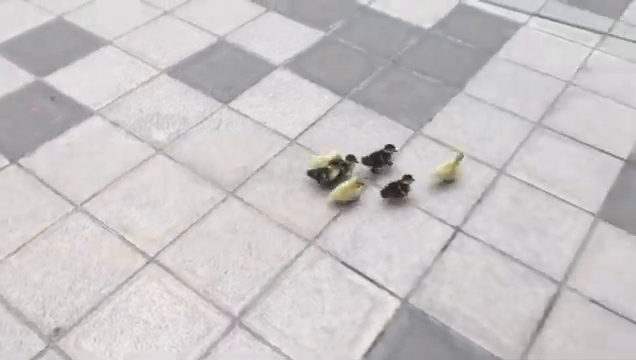
#> input picture frame 208 of 3DReconstructionFromVideo/pollitos.mp4, 636 x 360 px
$ python cameraman.py
#> lines starting #> are read from the running program, lines starting #| are printed output that depends on the picture
import cv2
import numpy as np
import matplotlib.pyplot as plt
from mpl_toolkits.mplot3d import Axes3D

# ✅ CONFIGURACIÓN DE VIDEO
video_path = "pollitos.mp4"

# ✅ PARAMS PARA FLOW
lk_params = dict(
    winSize=(21, 21),
    maxLevel=3,
    criteria=(cv2.TERM_CRITERIA_EPS | cv2.TERM_CRITERIA_COUNT, 30, 0.01)
)

# ✅ INICIALIZAR CAPTURA
cap = cv2.VideoCapture(video_path)

# ✅ LEER PRIMER FRAME
ret, prev_frame = cap.read()
#> prev_frame is the input picture: shape (360, 636, 3); mean B, G, R 198.7, 197.4, 201
prev_gray = cv2.cvtColor(prev_frame, cv2.COLOR_BGR2GRAY)

# ✅ DETECTAR PUNTOS INICIALES
prev_pts = cv2.goodFeaturesToTrack(prev_gray, maxCorners=200, qualityLevel=0.01, minDistance=10)
#> prev_pts = 200 rows, first 8: [413, 180], [344, 159], [357, 162], [396, 149], [371, 167], [392, 163], [328, 164], [363, 184]

# ✅ VARIABLES PARA GUARDAR MOVIMIENTO
displacements = []
rotations = []
frames_idx = []

frame_count = 0

print("🔄 Analizando movimiento del camarógrafo...")

while True:
    ret, frame = cap.read()
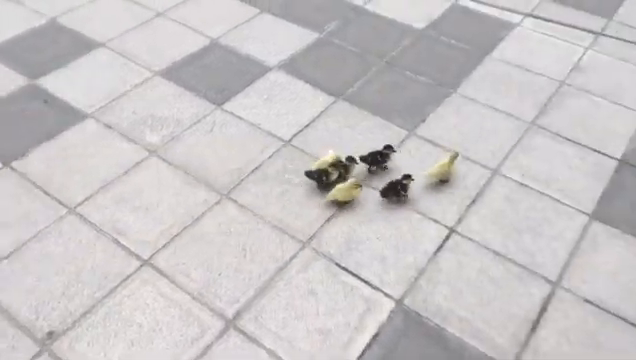
#> input picture frame 209 of 3DReconstructionFromVideo/pollitos.mp4, 636 x 360 px
#> frame is the input picture: shape (360, 636, 3); mean B, G, R 198.8, 197.7, 201.3
    if not ret:
        break

    gray = cv2.cvtColor(frame, cv2.COLOR_BGR2GRAY)

    if prev_pts is None or len(prev_pts) < 10:
        # 🔄 Si quedan pocos puntos, detectar nuevos
        prev_pts = cv2.goodFeaturesToTrack(prev_gray, maxCorners=200, qualityLevel=0.01, minDistance=10)
        if prev_pts is None:
            print(f"⚠️ No se pudieron detectar nuevos puntos en frame {frame_count}.")
            prev_gray = gray.copy()
            frame_count += 1
            continue

    # ✅ Calcular Optical Flow
    next_pts, status, _ = cv2.calcOpticalFlowPyrLK(prev_gray, gray, prev_pts, None, **lk_params)
#> next_pts = 200 rows, first 8: [412.3, 179.5], [343.7, 160.4], [356.3, 162.2], [394.5, 149.2], [369.1, 165.2], [389.7, 162.2], [327.9, 165.8], [360.7, 185.5]; status = 200 values, max 1 at index 0, min 0 at index 28, mean 0.99

    if next_pts is None:
        print(f"⚠️ No se pudo calcular Optical Flow en frame {frame_count}. Saltando frame.")
        prev_gray = gray.copy()
        frame_count += 1
        continue

    good_prev = prev_pts[status == 1]
#> good_prev = 198 pairs, first value 3 to 634, second value 1 to 358
    good_next = next_pts[status == 1]
#> good_next = 198 pairs, first value -5.9 to 625.2, second value -0.221 to 358.4

    if len(good_prev) == 0 or len(good_next) == 0:
        print(f"⚠️ No hay puntos válidos en frame {frame_count}. Saltando frame.")
        prev_gray = gray.copy()
        frame_count += 1
        continue

    # ✅ Estimar traslación (promedio del movimiento)
    movement = good_next - good_prev
#> movement = 198 pairs, first value -12.92 to 1, second value -4.16 to 11.22
    dx = np.mean(movement[:, 0])
#> dx = -5.53
    dy = np.mean(movement[:, 1])
#> dy = 1.6
    displacements.append((dx, dy))

    # ✅ Estimar rotación
    angles_prev = np.arctan2(good_prev[:, 1] - np.mean(good_prev[:, 1]),
                             good_prev[:, 0] - np.mean(good_prev[:, 0]))
#> angles_prev = 198 values, max 3.14 at index 159, min -3.11 at index 160, mean 0.224
    angles_next = np.arctan2(good_next[:, 1] - np.mean(good_next[:, 1]),
                             good_next[:, 0] - np.mean(good_next[:, 0]))
#> angles_next = 198 values, max 3.13 at index 132, min -3.12 at index 160, mean 0.22
    dtheta = np.mean(angles_next - angles_prev)
#> dtheta = -0.00349
    rotations.append(dtheta)

    frames_idx.append(frame_count)

    # Preparar siguiente iteración
    prev_gray = gray.copy()
    prev_pts = good_next.reshape(-1, 1, 2)
#> prev_pts = 198 rows, first 8: [412.3, 179.5], [343.7, 160.4], [356.3, 162.2], [394.5, 149.2], [369.1, 165.2], [389.7, 162.2], [327.9, 165.8], [360.7, 185.5]

    frame_count += 1

cap.release()
print("✅ Análisis terminado.")

# ✅ CONVERTIR A CM
cm_per_pixel = 30 / 100
displacements_cm = np.array(displacements) * cm_per_pixel

# ✅ DISTANCIA TOTAL
distances = np.linalg.norm(displacements_cm, axis=1)
total_distance = np.sum(distances)
print(f"\n📏 Desplazamiento total estimado: {total_distance:.2f} cm")

# ✅ GIRO TOTAL
rotations_deg = np.degrees(rotations)
total_rotation = np.sum(rotations_deg)
print(f"🔄 Giro total estimado: {total_rotation:.2f} grados")

# ✅ GRAFICAR TRAYECTORIA 2D
trajectory = np.cumsum(displacements_cm, axis=0)
plt.figure()
plt.title("Trayectoria 2D del camarógrafo")
plt.plot(trajectory[:, 0], trajectory[:, 1], marker='o')
plt.xlabel("X (cm)")
plt.ylabel("Y (cm)")
plt.grid()
plt.savefig("cameraman_trayectoria_2D.png")
plt.close()

# ✅ GRAFICAR TRAYECTORIA 3D
fig = plt.figure()
ax = fig.add_subplot(111, projection='3d')
ax.plot(trajectory[:, 0], trajectory[:, 1], frames_idx, marker='o')
ax.set_title("Trayectoria 3D del camarógrafo")
ax.set_xlabel("X (cm)")
ax.set_ylabel("Y (cm)")
ax.set_zlabel("Frame")
plt.savefig("cameraman_trayectoria_3D.png")
plt.close()

# ✅ GRAFICAR GIRO
plt.figure()
plt.title("Giro del camarógrafo (por frame)")
plt.plot(frames_idx, rotations_deg, marker='o')
plt.xlabel("Frame")
plt.ylabel("Δ Ángulo (°)")
plt.grid()
plt.savefig("cameraman_giro_por_frame.png")
plt.close()

print("\n✅ Gráficas guardadas: cameraman_trayectoria_2D.png, cameraman_trayectoria_3D.png, cameraman_giro_por_frame.png")

$ run again, starting later in the video
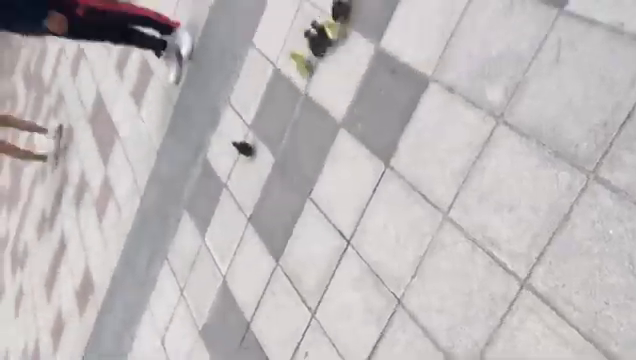
#> input picture frame 937 of 3DReconstructionFromVideo/pollitos.mp4, 636 x 360 px
#> prev_frame is the input picture: shape (360, 636, 3); mean B, G, R 185.7, 184.5, 189.2
#> `prev_pts = cv2.goodFeaturesToTrack(prev_gray, maxCorners=200, qualityL..`: prev_pts = 200 rows, first 8: [158, 57], [233, 143], [316, 33], [311, 24], [158, 36], [239, 153], [305, 36], [348, 238]
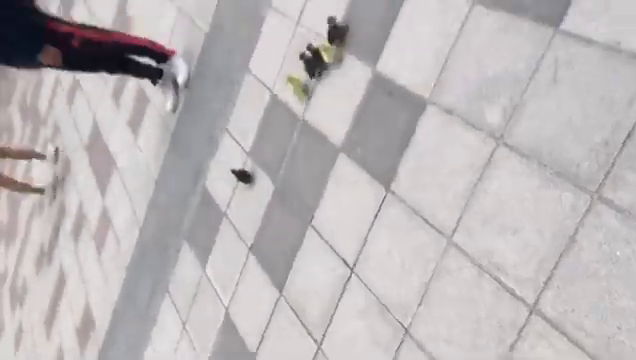
#> input picture frame 938 of 3DReconstructionFromVideo/pollitos.mp4, 636 x 360 px
#> frame is the input picture: shape (360, 636, 3); mean B, G, R 184.9, 183.4, 188.2
#> next_pts = 200 rows, first 8: [154.2, 85.24], [231.8, 170.5], [311.2, 55.56], [306.2, 46.65], [154.2, 64.79], [237.8, 180.5], [300.3, 58.49], [351.4, 265.8]; status = 200 values, max 1 at index 0, min 0 at index 17, mean 0.915
#> good_prev = 183 pairs, first value 10 to 627, second value 1 to 345
#> good_next = 183 pairs, first value 7.38 to 627.3, second value 19.66 to 365.8
#> movement = 183 pairs, first value -60.9 to 12.73, second value 16.66 to 38.68
#> dx = -0.246
#> dy = 27.3
#> angles_prev = 183 values, max 3.11 at index 149, min -3.14 at index 58, mean -0.345
#> angles_next = 183 values, max 3.13 at index 20, min -3.14 at index 64, mean -0.302
#> dtheta = 0.0429
#> `prev_pts = good_next.reshape(-1, 1, 2)`: prev_pts = 183 rows, first 8: [154.2, 85.24], [231.8, 170.5], [311.2, 55.56], [306.2, 46.65], [154.2, 64.79], [237.8, 180.5], [300.3, 58.49], [351.4, 265.8]

$ run again, starting later in the video
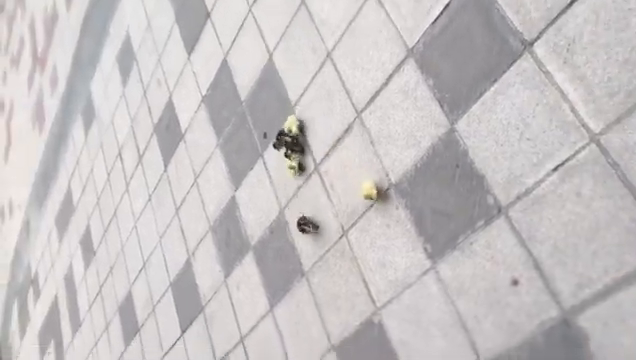
#> input picture frame 1666 of 3DReconstructionFromVideo/pollitos.mp4, 636 x 360 px
#> prev_frame is the input picture: shape (360, 636, 3); mean B, G, R 196.2, 195.5, 199.8
#> `prev_pts = cv2.goodFeaturesToTrack(prev_gray, maxCorners=200, qualityL..`: prev_pts = 200 rows, first 8: [289, 151], [286, 131], [303, 215], [278, 149], [289, 167], [299, 231], [310, 227], [297, 132]
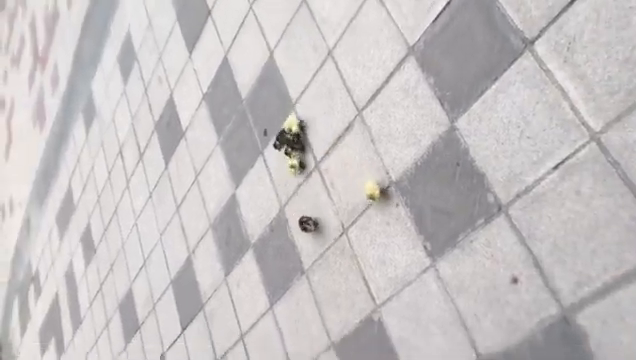
#> input picture frame 1667 of 3DReconstructionFromVideo/pollitos.mp4, 636 x 360 px
#> frame is the input picture: shape (360, 636, 3); mean B, G, R 196.1, 195.4, 199.7
#> next_pts = 200 rows, first 8: [289.5, 149.1], [286.6, 129.8], [304.6, 214.3], [278.5, 148], [289.9, 165.4], [300.6, 229.6], [311.2, 225.6], [297.5, 130.4]; status = 200 values from 1 to 1
#> good_prev = 200 pairs, first value 4 to 634, second value 1 to 356
#> good_next = 200 pairs, first value 4.7 to 634, second value -2.15 to 353.6
#> movement = 200 pairs, first value -0.444 to 3, second value -3.49 to -0.132
#> dx = 0.508
#> dy = -1.98
#> angles_prev = 200 values, max 3.13 at index 84, min -3.12 at index 153, mean 0.121
#> angles_next = 200 values, max 3.13 at index 23, min -3.11 at index 153, mean 0.122
#> dtheta = 0.00129
#> `prev_pts = good_next.reshape(-1, 1, 2)`: prev_pts has the same summary as next_pts
